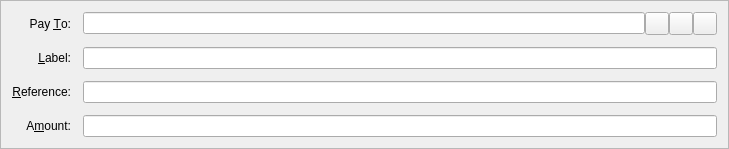
<?xml version="1.0" encoding="UTF-8"?>
<ui version="4.0">
 <class>SendCoinsEntry</class>
 <widget class="QFrame" name="SendCoinsEntry">
  <property name="geometry">
   <rect>
    <x>0</x>
    <y>0</y>
    <width>729</width>
    <height>136</height>
   </rect>
  </property>
  <property name="windowTitle">
   <string>Form</string>
  </property>
  <property name="frameShape">
   <enum>QFrame::StyledPanel</enum>
  </property>
  <property name="frameShadow">
   <enum>QFrame::Sunken</enum>
  </property>
  <layout class="QGridLayout" name="gridLayout">
   <property name="spacing">
    <number>12</number>
   </property>
   <item row="6" column="0">
    <widget class="QLabel" name="label">
     <property name="text">
      <string>A&amp;mount:</string>
     </property>
     <property name="alignment">
      <set>Qt::AlignRight|Qt::AlignTrailing|Qt::AlignVCenter</set>
     </property>
     <property name="buddy">
      <cstring>payAmount</cstring>
     </property>
    </widget>
   </item>
   <item row="3" column="0">
    <widget class="QLabel" name="label_2">
     <property name="text">
      <string>Pay &amp;To:</string>
     </property>
     <property name="alignment">
      <set>Qt::AlignRight|Qt::AlignTrailing|Qt::AlignVCenter</set>
     </property>
     <property name="buddy">
      <cstring>payTo</cstring>
     </property>
    </widget>
   </item>
   <item row="6" column="1">
    <widget class="BitcoinAmountField" name="payAmount"/>
   </item>
   <item row="4" column="1">
    <layout class="QHBoxLayout" name="horizontalLayout_2">
     <property name="spacing">
      <number>0</number>
     </property>
     <item>
      <widget class="QValidatedLineEdit" name="addAsLabel">
       <property name="enabled">
        <bool>true</bool>
       </property>
       <property name="toolTip">
        <string>Enter a label for this address to add it to your address book</string>
       </property>
      </widget>
     </item>
    </layout>
   </item>
   <item row="5" column="0">
    <widget class="QLabel" name="label">
     <property name="text">
      <string>&amp;Reference:</string>
     </property>
     <property name="alignment">
      <set>Qt::AlignRight|Qt::AlignTrailing|Qt::AlignVCenter</set>
     </property>
     <property name="buddy">
      <cstring>reference</cstring>
     </property>
    </widget>
   </item>
   <item row="5" column="1">
    <widget class="QValidatedLineEdit" name="reference">
       <property name="enabled">
        <bool>true</bool>
       </property>
       <property name="toolTip">
        <string>Enter optional reference with payment (max 24 characters)</string>
       </property>
    </widget>
    
   </item>
   
   
   <item row="4" column="0">
    <widget class="QLabel" name="label_4">
     <property name="text">
      <string>&amp;Label:</string>
     </property>
     <property name="alignment">
      <set>Qt::AlignRight|Qt::AlignTrailing|Qt::AlignVCenter</set>
     </property>
     <property name="buddy">
      <cstring>addAsLabel</cstring>
     </property>
    </widget>
   </item>
   <item row="3" column="1">
    <layout class="QHBoxLayout" name="payToLayout">
     <property name="spacing">
      <number>0</number>
     </property>
     <item>
      <widget class="QValidatedLineEdit" name="payTo">
       <property name="toolTip">
        <string>The address to send the payment to  (e.g. SXywGBZBowrppUwwNUo1GCRDTibzJi7g2M)</string>
       </property>
       <property name="maxLength">
        <number>34</number>
       </property>
      </widget>
     </item>
     <item>
      <widget class="QToolButton" name="addressBookButton">
       <property name="toolTip">
        <string>Choose address from address book</string>
       </property>
       <property name="text">
        <string/>
       </property>
       <property name="icon">
        <iconset resource="../bitcoin.qrc">
         <normaloff>:/icons/address-book</normaloff>:/icons/address-book</iconset>
       </property>
       <property name="shortcut">
        <string>Alt+A</string>
       </property>
      </widget>
     </item>
     <item>
      <widget class="QToolButton" name="pasteButton">
       <property name="toolTip">
        <string>Paste address from clipboard</string>
       </property>
       <property name="text">
        <string/>
       </property>
       <property name="icon">
        <iconset resource="../bitcoin.qrc">
         <normaloff>:/icons/editpaste</normaloff>:/icons/editpaste</iconset>
       </property>
       <property name="shortcut">
        <string>Alt+P</string>
       </property>
      </widget>
     </item>
     <item>
      <widget class="QToolButton" name="deleteButton">
       <property name="toolTip">
        <string>Remove this recipient</string>
       </property>
       <property name="text">
        <string/>
       </property>
       <property name="icon">
        <iconset resource="../bitcoin.qrc">
         <normaloff>:/icons/remove</normaloff>:/icons/remove</iconset>
       </property>
      </widget>
     </item>
    </layout>
   </item>
  </layout>
 </widget>
 <customwidgets>
  <customwidget>
   <class>QValidatedLineEdit</class>
   <extends>QLineEdit</extends>
   <header>qvalidatedlineedit.h</header>
  </customwidget>
  <customwidget>
   <class>BitcoinAmountField</class>
   <extends>QLineEdit</extends>
   <header>bitcoinamountfield.h</header>
   <container>1</container>
  </customwidget>
 </customwidgets>
 <resources>
  <include location="../bitcoin.qrc"/>
 </resources>
 <connections/>
</ui>
